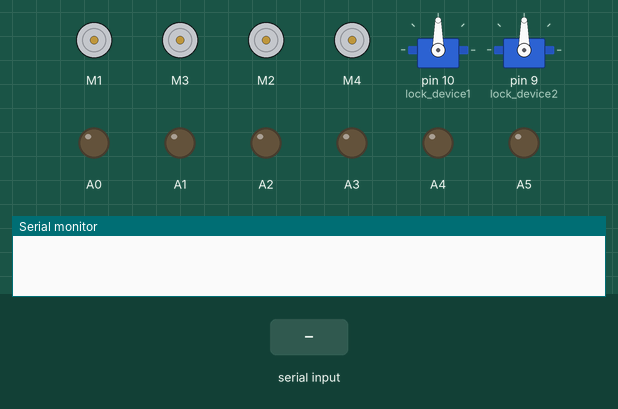
Simulated run of this sketch. Board: Arduino Uno, built with avr-gcc and run on an emulated ATmega328P. On the bench: 4 × DC motor (green arrow = forward, orange = backward, longer = faster), 2 × servo, output pins drawn as LEDs (lit = HIGH), the last lines printed to the serial monitor. Inputs (shaded band) come from the test bench.

Above: at 1.2 s.
1.3 s: "1" received over the second serial link
At 2.7 s:
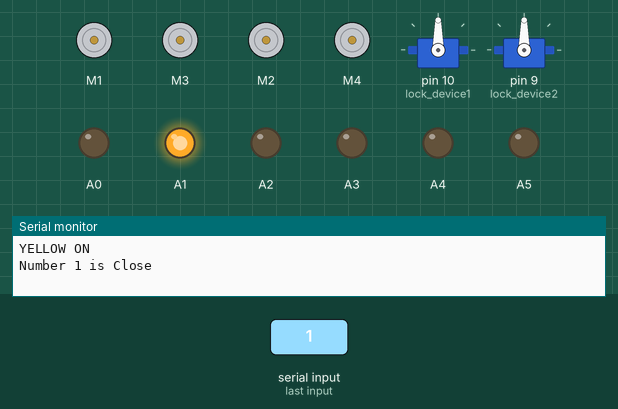
3.8 s: "2" received over the second serial link
At 5.8 s:
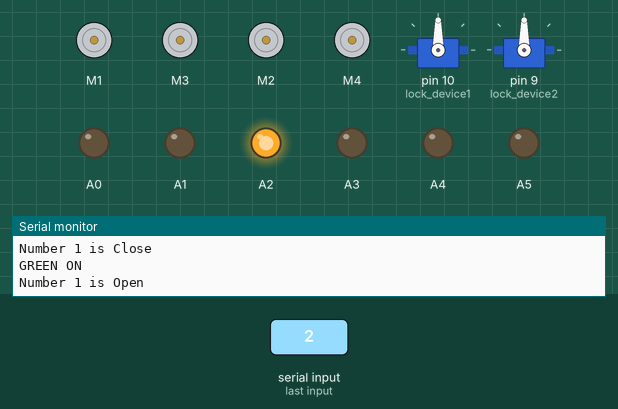
6.3 s: "5" received over the second serial link
At 7.0 s:
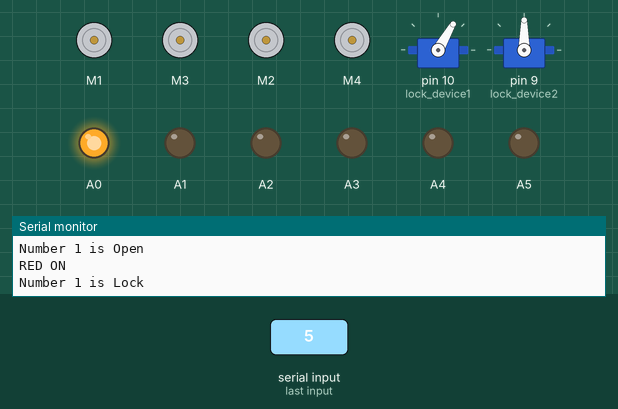
7.8 s: "8" received over the second serial link
At 8.1 s:
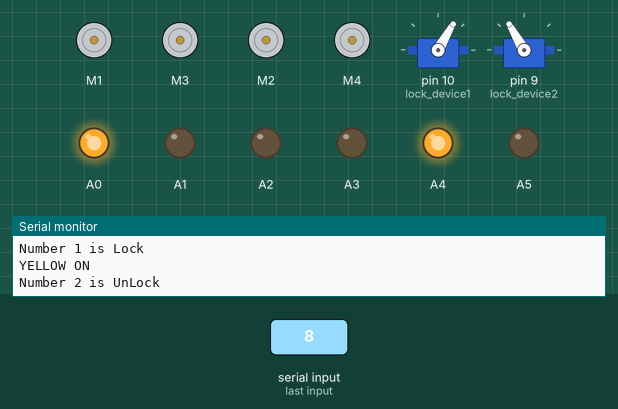
9.3 s: "6" received over the second serial link
At 10.4 s:
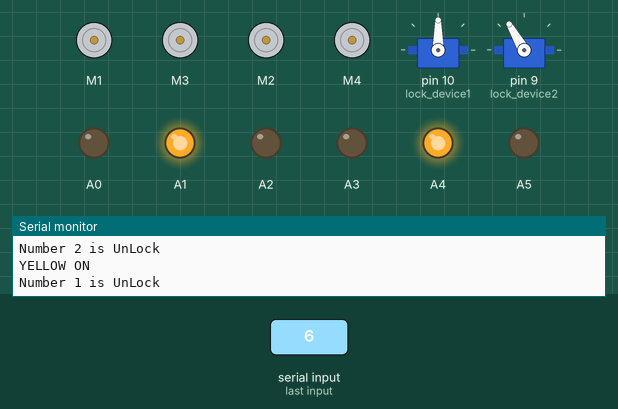
10.8 s: "4" received over the second serial link
At 12.3 s:
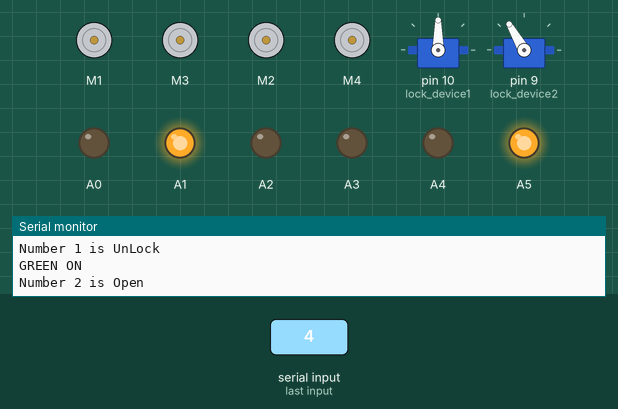
Timing chart, 0 to 13.8 s (numbered marks = the images above; inputs shaded):
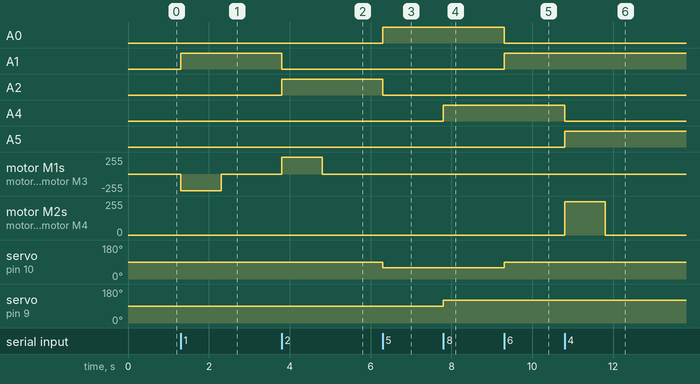

Measured:
- after the input at 1.3 s, A1: LOW → HIGH at once; motor M1, motor M3: stopped → backward 250/255 at once, → stopped 1.0 s later
- after the input at 3.8 s, A1: HIGH → LOW at once; A2: LOW → HIGH at once; motor M1, motor M3: stopped → forward 250/255 at once, → stopped 1.0 s later
- after the input at 6.3 s, A0: LOW → HIGH at once; A2: HIGH → LOW at once; servo on pin 10 (lock_device1): 90° → 60° at once
- after the input at 7.8 s, A4: LOW → HIGH at once; servo on pin 9 (lock_device2): 90° → 120° at once
- after the input at 9.3 s, A0: HIGH → LOW at once; A1: LOW → HIGH at once; servo on pin 10 (lock_device1): 60° → 90° at once
- after the input at 10.8 s, A4: HIGH → LOW at once; A5: LOW → HIGH at once; motor M2, motor M4: stopped → forward 250/255 at once, → stopped 1.0 s later

The sketch:

AC_Motor.ino
```cpp
#include <Servo.h> //서보모터 라이브러리
#include <AFMotor.h> //L293D 모터드라이브 라이브러리 (따로 추가함)
#include <SoftwareSerial.h> //블루투스 시리얼

SoftwareSerial mySerial(2, 3); // RX, TX 교차 연결

//1번
AF_DCMotor motor1_1(1); //모터쉴드 M1 연결
AF_DCMotor motor1_2(3); //모터쉴드 M3 연결
//2번
AF_DCMotor motor2_1(2); //모터쉴드 M2 연결
AF_DCMotor motor2_2(4); //모터쉴드 M4 연결

Servo lock_device1; //1번 잠금 서보
int value1 = 90; //1번 초기 각도
Servo lock_device2; //2번 잠금 서보
int value2 = 90; //2번 초기 각도

void num1_open(){ //1번 서랍 열림
  motor1_1.run(FORWARD);
  motor1_2.run(FORWARD);
  delay(1000);
  motor1_1.run(RELEASE);
  motor1_2.run(RELEASE);
}

void num1_close(){ //1번 서랍 닫힘
  motor1_1.run(BACKWARD);
  motor1_2.run(BACKWARD);
  delay(1000);
  motor1_1.run(RELEASE);
  motor1_2.run(RELEASE);
}

void num2_open(){ //2번 서랍 열림
  motor2_1.run(FORWARD);
  motor2_2.run(FORWARD);
  delay(1000);
  motor2_1.run(RELEASE);
  motor2_2.run(RELEASE);
}

void num2_close(){ //2번 서랍 닫힘
  motor2_1.run(BACKWARD);
  motor2_2.run(BACKWARD);
  delay(1000);
  motor2_1.run(RELEASE);
  motor2_2.run(RELEASE);
}

//1번 잠금
void num1_lock(){
  value1 -= 30; //오른쪽으로 30도
  lock_device1.write(value1); //잠금 실행
}
//1번 잠금 해제
void num1_unlock(){
  value1 += 30; //왼쪽으로 30도 값
  lock_device1.write(value1); //잠금해제 실행
}
//2번 잠금
void num2_lock(){
  value2 -= 30; //오른쪽으로 30도 값
  lock_device2.write(value2); //잠금 실행
}
//2번 잠금해제
void num2_unlock(){
  value2 += 30; //왼쪽으로 30도 값
  lock_device2.write(value2); //잠금해제 실행
}

//1번 LED 점등 제어
void RED_ON1(){
  Serial.println("RED ON"); //서랍 잠금 상태(닫힘)
  digitalWrite(A0, HIGH);
  digitalWrite(A2, LOW);
  digitalWrite(A1, LOW);
}

void GRE_ON1(){
  Serial.println("GREEN ON"); // 서랍 열림 상태
  digitalWrite(A0, LOW);
  digitalWrite(A2, HIGH);
  digitalWrite(A1, LOW);
}
void YEL_ON1(){
  Serial.println("YELLOW ON"); //서랍 닫힘 상태
  digitalWrite(A0, LOW);
  digitalWrite(A2, LOW);
  digitalWrite(A1, HIGH);
}
//1번 LED 점등 제어 끝

//2번 LED 점등 제어
void RED_ON2(){
  Serial.println("RED ON"); //서랍 잠금 상태(닫힘)
  digitalWrite(A3, HIGH);
  digitalWrite(A5, LOW);
  digitalWrite(A4, LOW);
}

void GRE_ON2(){
  Serial.println("GREEN ON"); // 서랍 열림 상태
  digitalWrite(A3, LOW);
  digitalWrite(A5, HIGH);
  digitalWrite(A4, LOW);
}
void YEL_ON2(){
  Serial.println("YELLOW ON"); //서랍 닫힘 상태
  digitalWrite(A3, LOW);
  digitalWrite(A5, LOW);
  digitalWrite(A4, HIGH);
}
//2번 LED 점등 제어 끝

//LED 효과에 따른 중복 행동 방지 변수
int before1 = 000;
int after1 = 000;
int before2 = 000;
int after2 = 000;

void setup(){
  Serial.begin(9600); //시리얼 통신 설정 -> 처음 아두이노에 스케치파일 업로드용
  mySerial.begin(9600); // 블루투스 통신 설정
  //모터슬라이더 속도 설정
  motor1_1.setSpeed(250); //모터 속도 설정
  motor1_2.setSpeed(250);
  motor2_1.setSpeed(250);
  motor2_2.setSpeed(250);

  //서보모터 핀모드 OUTPUT으로 설정
  lock_device1.attach(10);  // 1번 서보모터
  lock_device2.attach(9);  // 2번 서보모터

  //LED 제어 핀모드 OUTPUT으로 설정
  //아날로그 핀 0~2 LED 1번
  //1번 서랍 LED
  pinMode(A0, OUTPUT); //LED 빨강
  pinMode(A2, OUTPUT); //LED 초록
  pinMode(A1, OUTPUT); //LED 노랑
  //아날로그 핀 3~5 LED 2번
  //2번 서랍 LED
  pinMode(A3, OUTPUT); //LED 빨강
  pinMode(A5, OUTPUT); //LED 초록
  pinMode(A4, OUTPUT); //LED 노랑
}

void loop(){
  if(mySerial.available()){
    char in_data; //라즈베리파이에서 받은 값
    in_data = (char)mySerial.read();

////////////////////////////////////////////////////////////////////////////////// 1번 서랍 동작

    if(in_data=='1'){ // 1번 닫힘
      before1=after1;
      after1=001;
      if(before1==after1){
        Serial.print("Number 1 can't do");
        Serial.print("\t");
      }
      else{
        YEL_ON1(); //1번 닫힘 노랑
        num1_close(); //1번 닫힘
      }
      Serial.print("Number 1 is Close\n\n");
   }

   else if(in_data=='2'){ //1번 열림
      before1=after1;
      after1=010;
      if(before1==after1){
        Serial.print("Number 1 can't do");
        Serial.print("\t");
      }
      else{
        GRE_ON1();//1번 열림 초록
        num1_open(); //1번 열림
      }
      Serial.print("Number 1 is Open\n\n");
   }

   if(in_data=='5'){ //1번 잠금
      before1=after1;
      after1=100;
      if(before1==after1){
        Serial.print("Number 1 can't do");
        Serial.print("\t");
      }
      else{
        RED_ON1(); //1번 잠금 빨강
        num1_lock(); //1번 잠금
      }
      Serial.print("Number 1 is Lock\n\n");
   }

   else if(in_data=='6'){ //1번 잠금 해제
      before1=after1;
      after1=001;
      if(before1==after1){
        Serial.print("Number 1 can't do");
        Serial.print("\t");
      }
      else{
        YEL_ON1(); //1번 닫힘 노랑 (잠금 해제)
        num1_unlock(); //1번 잠금 해제
      }
      Serial.print("Number 1 is UnLock\n\n");
    }

////////////////////////////////////////////////////////////////////////////////// 2번 서랍 동작

    if(in_data=='3'){ //2번 닫힘
       before2=after2;
       after2=001;
       if(before2==after2){
         Serial.print("Number 2 can't do");
         Serial.print("\t");
       }
       else{
        YEL_ON2(); //2번 닫힘 노랑
        num2_close(); //2번 닫힘
       }
       Serial.print("Number 2 is Close\n\n");
    }

    else if(in_data=='4'){ //2번 열림
      before2=after2;
      after2=010;
      if(before2==after2){
        Serial.print("Number 2 can't do");
        Serial.print("\t");
      }
      else{
        GRE_ON2(); //2번 열림 초록
        num2_open(); //2번 열림
      }
      Serial.print("Number 2 is Open\n\n");
    }

    if(in_data=='7'){ //2번 잠금
      before2=after2;
      after2=100;
      if(before2==after2){
        Serial.print("Number 2 can't do");
        Serial.print("\t");
      }
      else{
        RED_ON2(); //2번 잠금 빨강
        num2_lock(); //2번 잠금
      }
      Serial.print("Number 2 is Lock\n\n");
    }

    else if(in_data=='8'){ //2번 잠금 해제
      before2=after2;
      after2=001;
      if(before2==after2){
        Serial.print("Number 2 can't do");
        Serial.print("\t");
      }
      else{
        YEL_ON2(); //2번 닫힘 노랑 (잠금 해제)
        num2_unlock(); //2번 잠금 해제
      }
      Serial.print("Number 2 is UnLock\n\n");
    }
  if(Serial.available()){
    mySerial.write(Serial.read());
  }
  }
}
```
